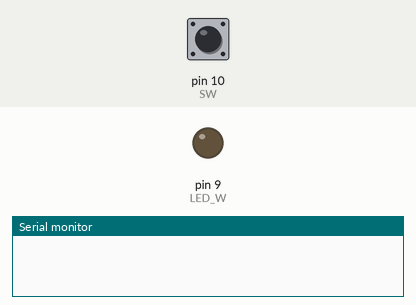
This sketch was run on a simulated Arduino Uno, built with avr-gcc and run on an emulated ATmega328P. Parts: output pins drawn as LEDs (lit = HIGH), the last lines printed to the serial monitor. Inputs (shaded band) come from the test bench; at power-on: pin 10 (SW) LOW.

Above: at 1.2 s.
1.3 s: pin 10 (SW) pulled HIGH for 0.15 s
At 2.1 s:
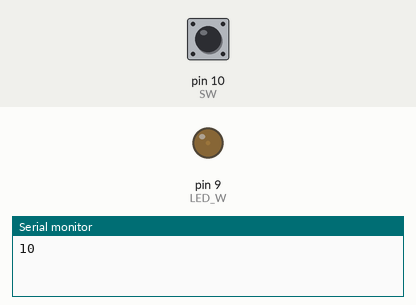
2.9 s: pin 10 (SW) pulled HIGH for 1 s
At 3.3 s:
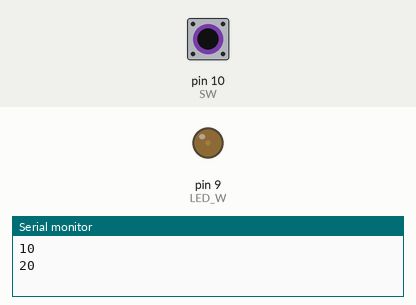
5.4 s: pin 10 (SW) pulsed HIGH 5 times (0.12 s each, 0.3 s apart)
At 7.4 s:
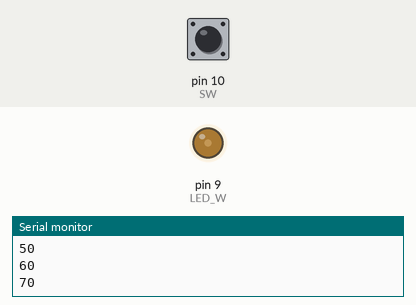
Timing chart, 0 to 8.9 s (numbered marks = the images above; inputs shaded):
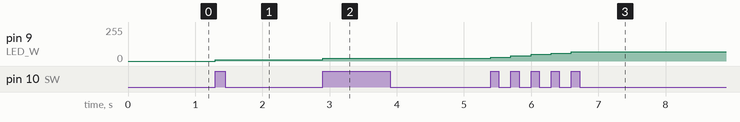

The sketch:

ex9-2.ino
```cpp
int LED_W=9, SW=10;
int sw_value = 0, sw_value1 = 0;
int brightness = 0;

void setup() {
   pinMode(LED_W, OUTPUT);
   pinMode(SW,INPUT);
   Serial.begin(9600) ;
}

void loop() {

 sw_value = digitalRead(SW);
 if(sw_value1==0 && sw_value==1) {
                             brightness += 10;
                             if(brightness > 255) brightness = 0;
                             analogWrite(LED_W,brightness);
                             Serial.println(brightness);

  }
   sw_value1 = sw_value ;
}
```

Measured:
- after the input at 1.3 s, pin 9 (LED_W): 0/255 → 10/255 at once
- after the input at 2.9 s, pin 9 (LED_W): 10/255 → 20/255 at once
- after the input at 5.4 s, pin 9 (LED_W): moves from 20/255 to 70/255 over 1.2 s, starting at once
